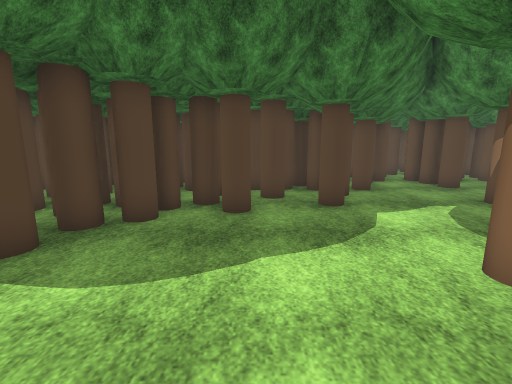
[1] (above)

19 first-person views from a walk through a 3-D level made in the Unity game engine. The camera is 1.5 m above the floor, tilts 10° down and sees 90° across. The floor is counted in squares, 1 m on a side. Each view is taken from the middle of a square. On the plan, view 1 faces up. The plan holds only what a view shows up to about 13 squares ahead; the rest is blank. The place goes on beyond the plan. Some trees and plants on the terrain are drawn as simple stand-ins. The player character is not drawn. Surface patterns are stand-ins for the level's own textures.

[2]
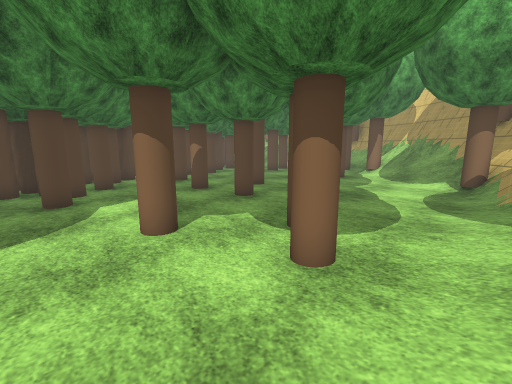

[3]
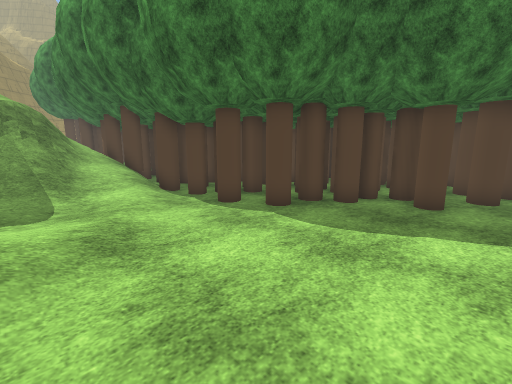

[4]
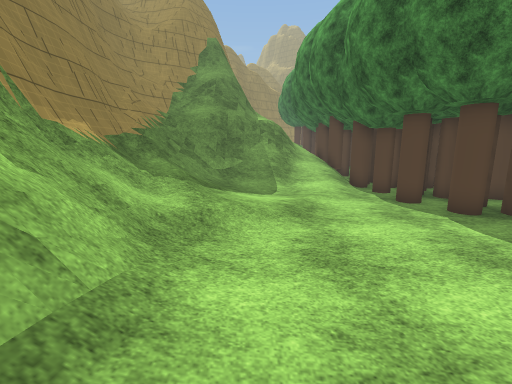

[5]
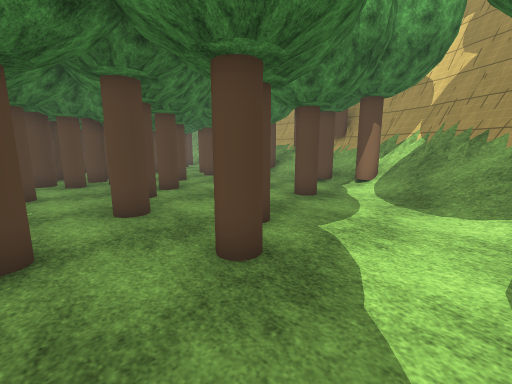

[6]
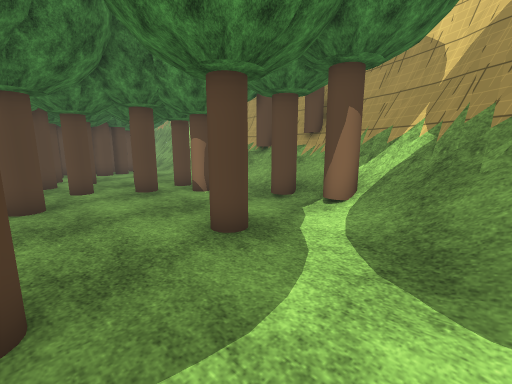

[7]
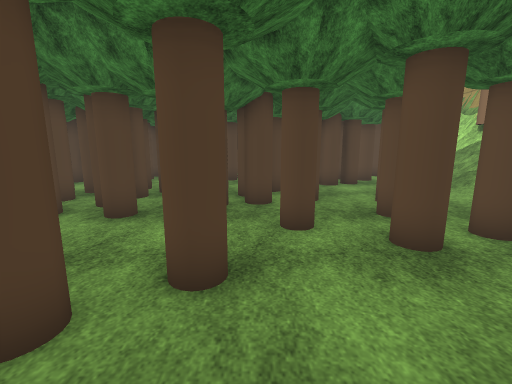

[8]
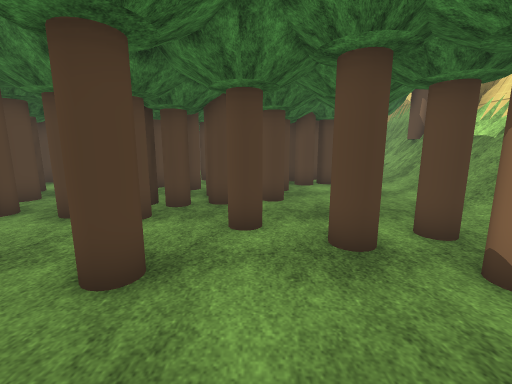

[9]
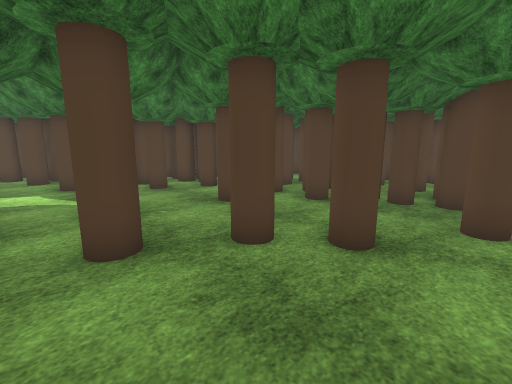

[10]
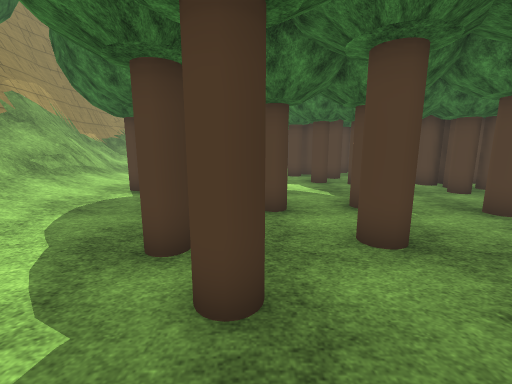

[11]
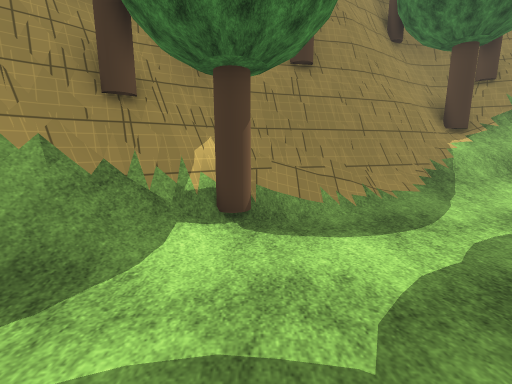

[12]
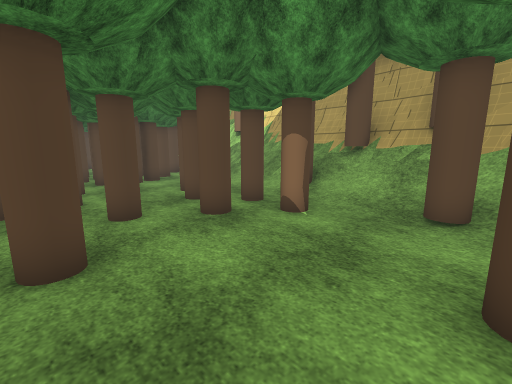

[13]
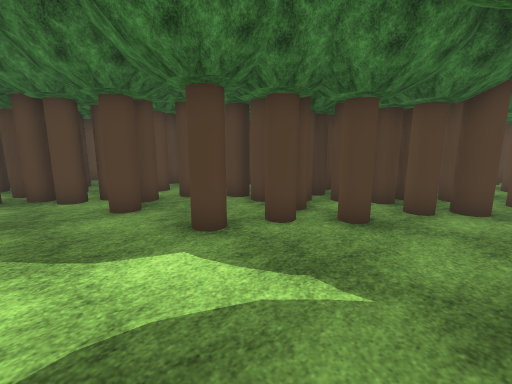

[14]
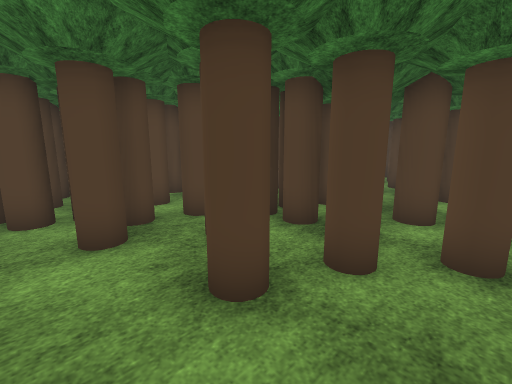

[15]
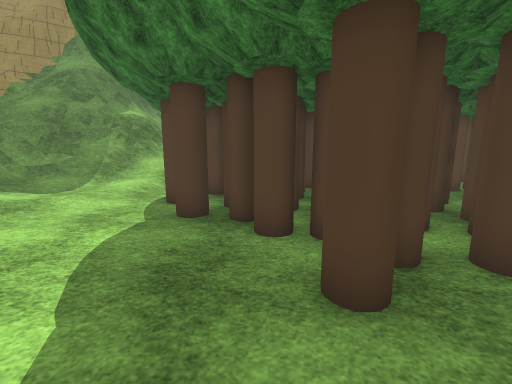

[16]
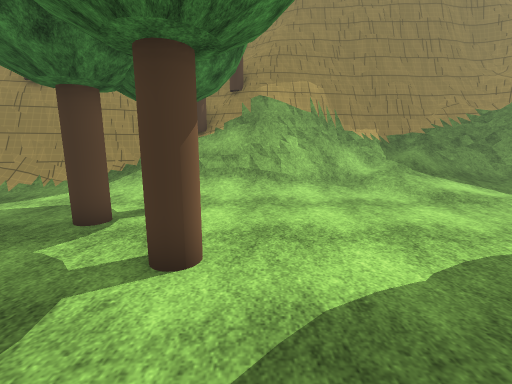

[17]
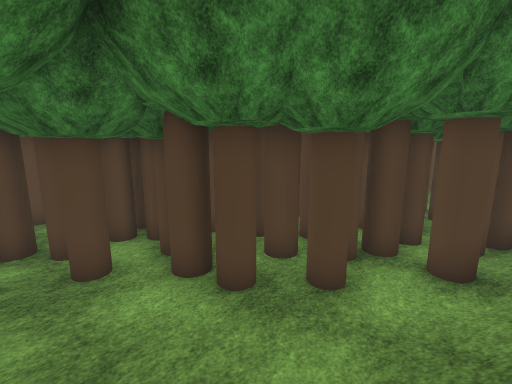

[18]
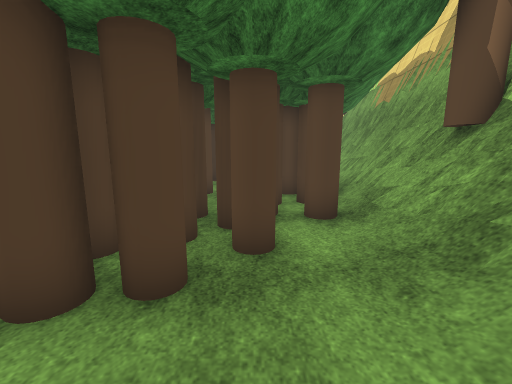

[19]
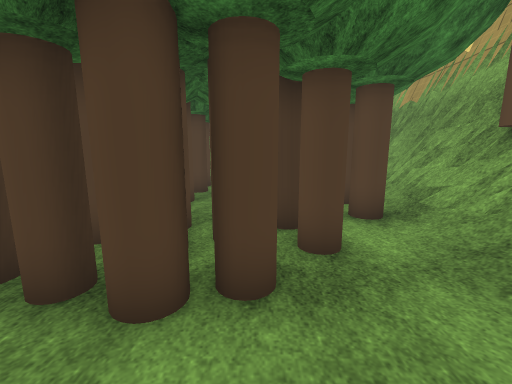

### Floor plan
Key: @ floor where view 1 was taken; # wall or solid block; . main floor; : floor 0.25 m higher than the main floor; / step, stairs or slope; = window, fence, low wall or low ledge; O other object.
Columns run from 11 left of view 1 to 20 right of it. Each row starts with its distance up from view 1.
 22                          OO. OO=
 21                          OOOOOO=
 20                   O      OOOOOO=
 19           OO    OOO  OO  OOOO./#
 18                O OO O O OOOOO./#
 17             O  O   OOOOOOOOO../#
 16             O  OOO  OOOOOOO.../#
 15             O   OOOOOOOOOO...//#
 14             O OOOOOOOOOO.....//#
 13     O    O  OO.OOOOO.OOOOO.O.//#
 12     O    OO OOOOOOOOOO....O..//#
 11         OOOOOOO.O.O..O..O....//#
 10       O OOOOOO....O......OOO.O/#
  9       OOOO.OOO.O......O....O//O#
  8      OO  OOOOOO......O......//##
  7    OOOOOOOO..O....O.........//##
  6    OOOOOOOOO........O.......O/##
  5   OOOOOOOO........O......O../=##
  4  OOOOOOO..........O...O....OO##
  3 OOOOO.OO......O.....O.....//###
  2 O//O......................//=#
  1 //////..........O........//=##
  0 =////::....@...O........///##
 -1 =////.::/..............OO###
 -2 ==///:////...//////:////####
 -3 ##=///////://///////==####
 -4  ###//////////////######
 -5   ##==/////==////###
 -6    ##==#=######OO##
 -7     #######   ####

Where each view was taken, in squares from view 1:
view 1: 0 up, 0 right, facing up
view 2: 2 down, 1 right, facing up-right
view 3: 2 down, 1 right, facing up-left
view 4: 2 down, 3 right, facing left
view 5: 0 up, 7 right, facing up-right
view 6: 1 up, 11 right, facing up-right
view 7: 6 up, 12 right, facing up
view 8: 6 up, 13 right, facing up
view 9: 5 up, 13 right, facing up-left
view 10: 4 up, 13 right, facing left
view 11: 4 up, 12 right, facing down
view 12: 5 up, 11 right, facing up-right
view 13: 4 up, 6 right, facing up-left
view 14: 5 up, 4 right, facing up-left
view 15: 5 up, 2 right, facing left
view 16: 6 up, 2 right, facing down
view 17: 14 up, 19 right, facing up-left
view 18: 14 up, 17 right, facing up
view 19: 14 up, 16 right, facing up
